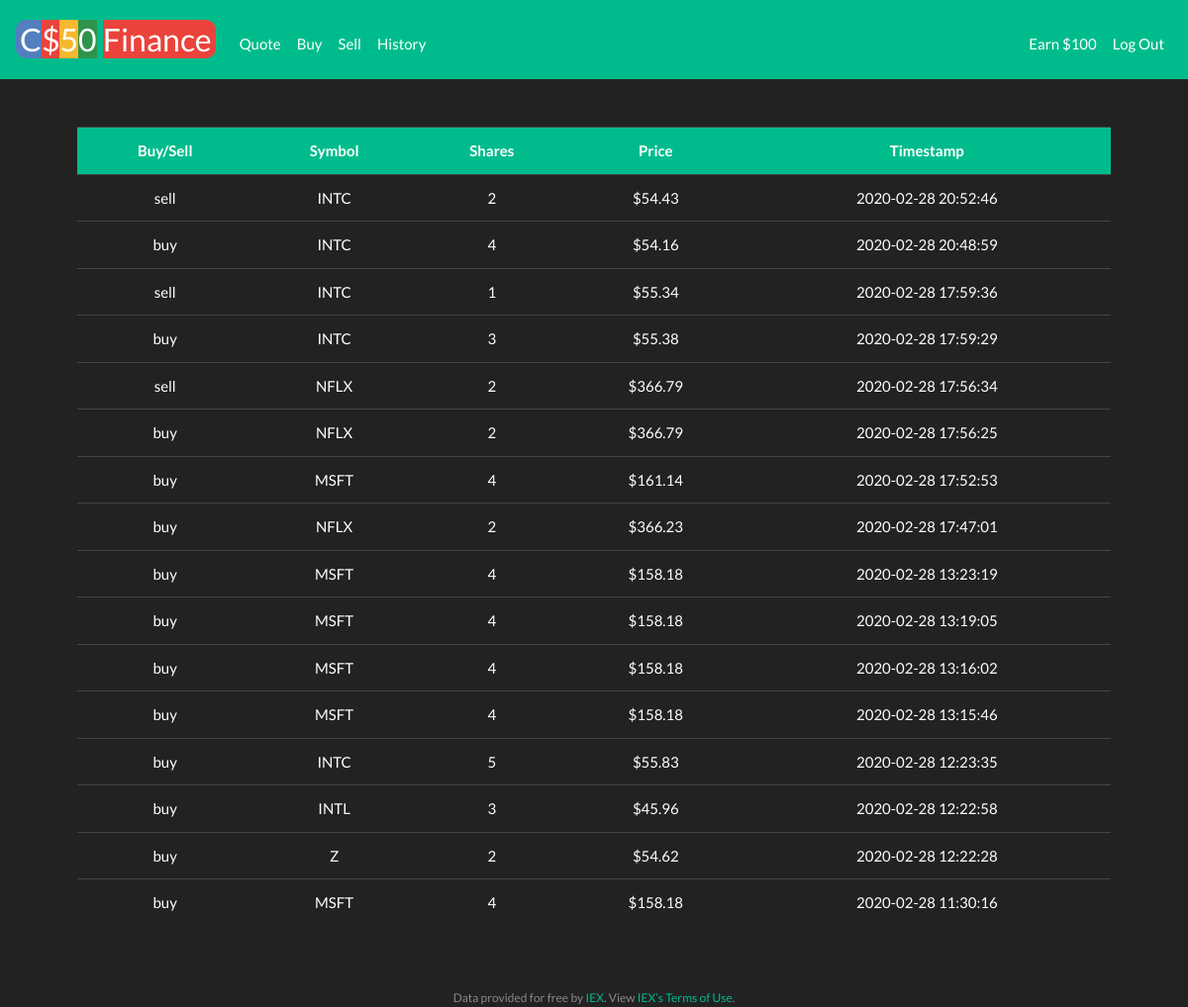
Screenshot of /history (signed in) with the database file from the repository.
### tables this page shows
CREATE TABLE 'transactions' ('id' INTEGER PRIMARY KEY AUTOINCREMENT NOT NULL, 'user_id' INTEGER NOT NULL, 'type' VARCHAR(10) NOT NULL, 'symbol' VARCHAR(255) NOT NULL, 'price' INTEGER NOT NULL, 'quantity' INTEGER NOT NULL, 'timestamp' TIMESTAMP DEFAULT CURRENT_TIMESTAMP, FOREIGN KEY(user_id) REFERENCES users(id));

### application.py (the view)
@app.route("/history")
@login_required
def history():
    user = session["user_id"]
    userTransactions = db.execute("SELECT type, symbol, price, quantity, timestamp FROM transactions WHERE user_id = :user ORDER BY id DESC",
                                    user=user)
    return render_template("history.html", userTransactions=userTransactions)

### application.py (called while the page is built)
@app.after_request
def after_request(response):
    response.headers["Cache-Control"] = "no-cache, no-store, must-revalidate"
    response.headers["Expires"] = 0
    response.headers["Pragma"] = "no-cache"
    return response

### helpers.py (called while the page is built)
def login_required(f):
    @wraps(f)
    def decorated_function(*args, **kwargs):
        if session.get("user_id") is None:
            return redirect("/login")
        return f(*args, **kwargs)
    return decorated_function

def usd(value):
    return f"${value:,.2f}"

### templates/history.html (shortened to what this page needs)
{% extends "layout.html" %}
{% block main %}
    <table class="table">
        <tr>
            <th>Buy/Sell</th>
            <th>Symbol</th>
            <th>Shares</th>
            <th>Price</th>
            <th>Timestamp</th>
        </tr>
        {% for row in userTransactions %}
            <tr>
                <td>{{ row['type'] }}</td>
                <td>{{ row['symbol'] }}</td>
                <td>{{ row['quantity'] }}</td>
                <td>{{ row['price'] | usd}}</td>
                <td>{{ row['timestamp'] }}</td>
            </tr>
        {% endfor %}
    </table>
{% endblock %}

### templates/layout.html (shortened to what this page needs)
<!DOCTYPE html>
<html lang="en">
    <head>
        <link rel="stylesheet" href="/static/bootstrap.css">
        <link href="/static/styles.css" rel="stylesheet">
    </head>
    <body>
        <nav class="navbar navbar-expand-md navbar-light bg-light">
            <a class="navbar-brand p-0" href="/"><span class="blue mt-2 mb-2 pl-1">C</span><span class="red mt-2 mb-2">$</span><span class="yellow mt-2 mb-2">5</span><span class="green mt-2 mb-2">0</span> <span class="red navbar-finance pr-1">Finance</span></a>
            <div class="collapse navbar-collapse" id="navbar">
                {% if session.user_id %}
                    <ul class="navbar-nav mr-auto mt-2">
                        <li class="nav-item"><a class="nav-link" href="/quote">Quote</a></li>
                        <li class="nav-item"><a class="nav-link" href="/buy">Buy</a></li>
                        <li class="nav-item"><a class="nav-link" href="/sell">Sell</a></li>
                        <li class="nav-item"><a class="nav-link" href="/history">History</a></li>
                    </ul>
                    <ul class="navbar-nav ml-auto mt-2">
                        <li class="nav-item"><a class="nav-link" href="/referral">Earn $100</a></li>
                        <li class="nav-item"><a class="nav-link" href="/logout">Log Out</a></li>
                    </ul>
                {% else %}
                    <ul class="navbar-nav ml-auto mt-2">
                        <li class="nav-item"><a class="nav-link" href="/register">Register</a></li>
                        <li class="nav-item"><a class="nav-link" href="/login">Log In</a></li>
                    </ul>
                {% endif %}
            </div>
        </nav>
        <main class="container p-5">
            {% block main %}{% endblock %}
        </main>
        <footer class="small text-center text-muted">
            Data provided for free by <a href="https://iextrading.com/developer">IEX</a>. View <a href="https://iextrading.com/api-exhibit-a/">IEX’s Terms of Use</a>.
        </footer>
    </body>
</html>

### static/styles.css (style rules this page uses)
nav .navbar-brand { font-size: xx-large; }
nav .navbar-brand .blue { color: #fff; background-color: #537fbe; border-radius: 10px 0px 0px 10px; }
nav .navbar-brand .red { color: #fff; background-color: #ea433b; }
nav .navbar-brand .yellow { color: #fff; background-color: #f5b82e; }
nav .navbar-brand .green { color: #fff; background-color: #2e944b; }
.navbar-finance { border-radius: 0px 10px 10px 0px; }
main { overflow-x: auto; text-align: center; }
th { background-color: #00bc8c; }

### rows the page displays
transactions: type "sell", symbol "INTC", quantity "2", price "$54.43", timestamp "2020-02-28 20:52:46"
transactions: type "buy", symbol "INTC", quantity "4", price "$54.16", timestamp "2020-02-28 20:48:59"
transactions: type "sell", symbol "INTC", quantity "1", price "$55.34", timestamp "2020-02-28 17:59:36"
transactions: type "buy", symbol "INTC", quantity "3", price "$55.38", timestamp "2020-02-28 17:59:29"
transactions: type "sell", symbol "NFLX", quantity "2", price "$366.79", timestamp "2020-02-28 17:56:34"
transactions: type "buy", symbol "NFLX", quantity "2", price "$366.79", timestamp "2020-02-28 17:56:25"
transactions: type "buy", symbol "MSFT", quantity "4", price "$161.14", timestamp "2020-02-28 17:52:53"
transactions: type "buy", symbol "NFLX", quantity "2", price "$366.23", timestamp "2020-02-28 17:47:01"
transactions: type "buy", symbol "MSFT", quantity "4", price "$158.18", timestamp "2020-02-28 13:23:19"
transactions: type "buy", symbol "MSFT", quantity "4", price "$158.18", timestamp "2020-02-28 13:19:05"
transactions: type "buy", symbol "MSFT", quantity "4", price "$158.18", timestamp "2020-02-28 13:16:02"
transactions: type "buy", symbol "MSFT", quantity "4", price "$158.18", timestamp "2020-02-28 13:15:46"
transactions: type "buy", symbol "INTC", quantity "5", price "$55.83", timestamp "2020-02-28 12:23:35"
transactions: type "buy", symbol "INTL", quantity "3", price "$45.96", timestamp "2020-02-28 12:22:58"
transactions: type "buy", symbol "Z", quantity "2", price "$54.62", timestamp "2020-02-28 12:22:28"
transactions: type "buy", symbol "MSFT", quantity "4", price "$158.18", timestamp "2020-02-28 11:30:16"
